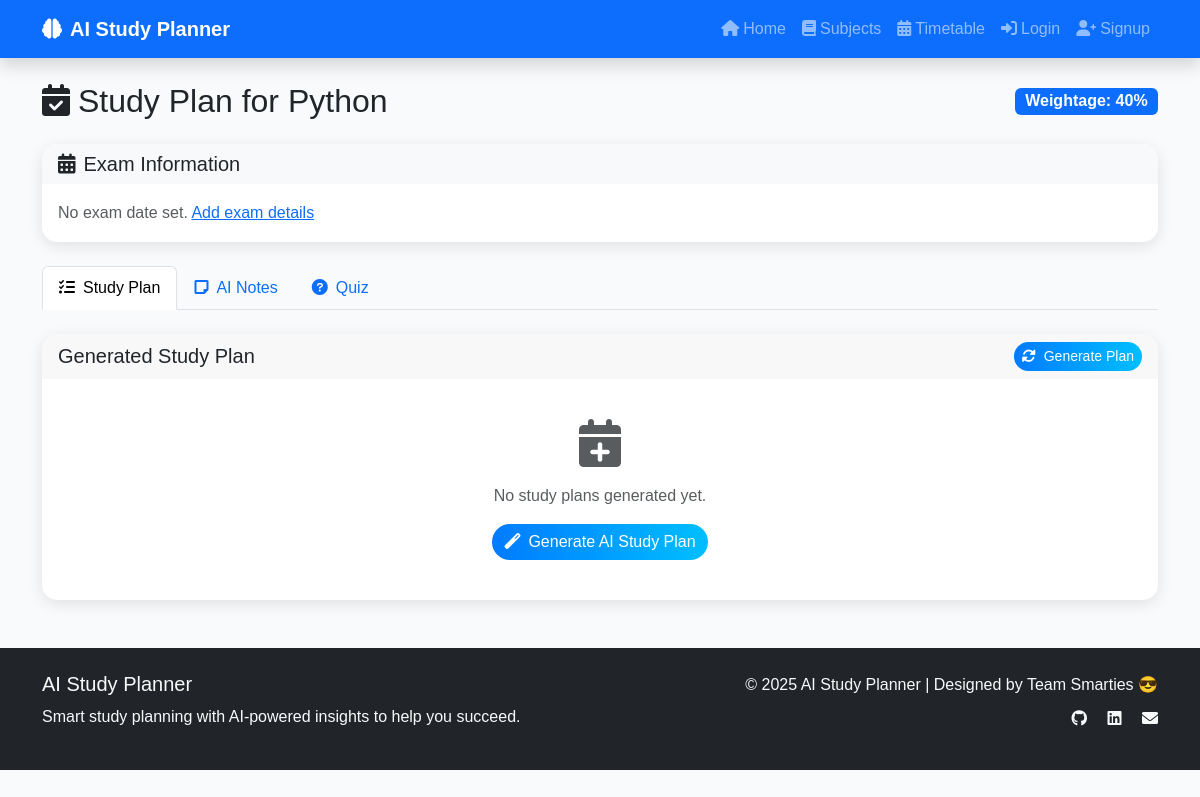
The app's page /studyplan/2/, older data.
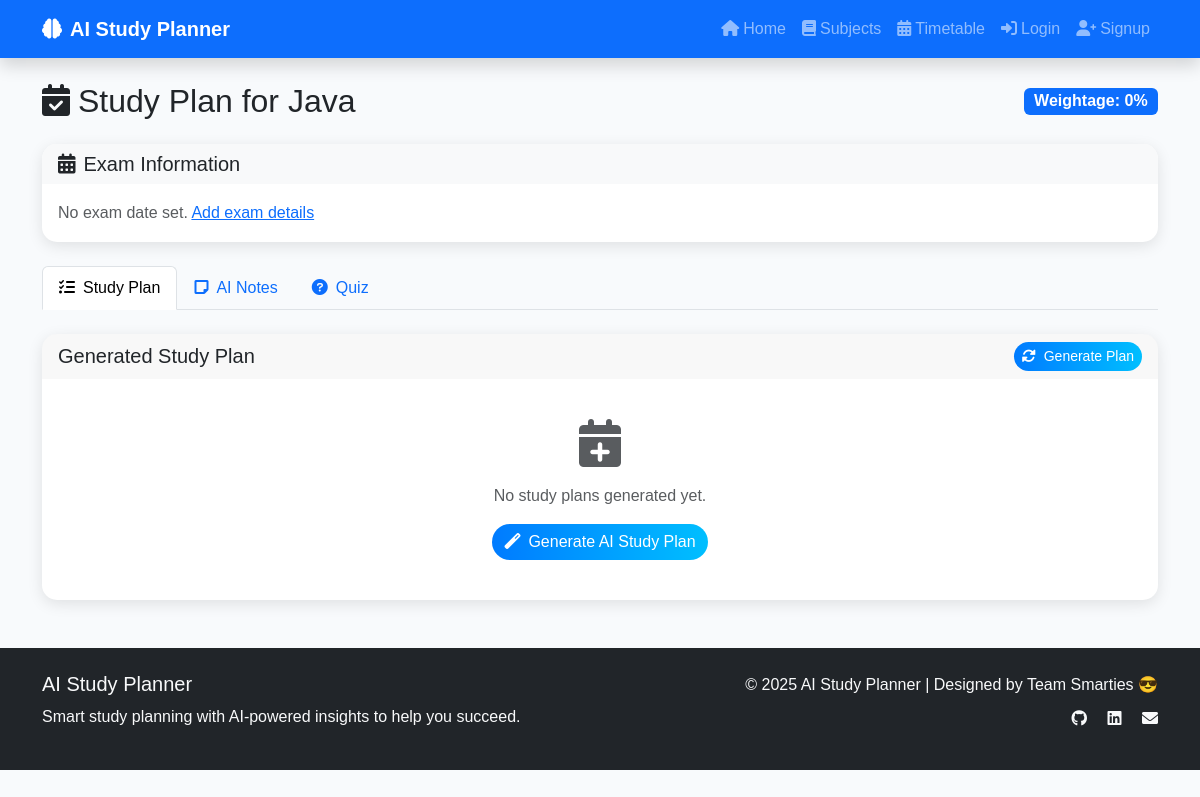
The same page, newer data.
### planner/models.py (models this page shows, shortened)
class Subject(models.Model):
    name = models.CharField(max_length=100, unique=True) # Added unique=True for clean data
    syllabus_file = models.FileField(upload_to='syllabus/', blank=True, null=True)
    weightage = models.IntegerField(default=0)

### planner/views.py (the view)
# urls.py: path('studyplan/<int:subject_id>/', views.study_plan_list, name='studyplan'),
def study_plan_list(request, subject_id):
    subject = get_object_or_404(Subject, id=subject_id)
    studyplans = StudyPlan.objects.filter(subject=subject)
    notes = Notes.objects.filter(subject=subject).order_by('-created_at')
    return render(request, 'planner/studyplan.html', {
        'subject': subject,
        'studyplans': studyplans,
        'notes': notes,
    })

### planner/templates/planner/studyplan.html (shortened to what this page needs)
{% extends 'planner/base.html' %}
{% block content %}
<div class="d-flex justify-content-between align-items-center mb-4">
  <h2 class="mb-0"><i class="fas fa-calendar-check me-2"></i>Study Plan for {{ subject.name }}</h2>
  <div>
    <span class="badge bg-primary fs-6">Weightage: {{ subject.weightage }}%</span>
  </div>
</div>
<div class="card mb-4">
  <div class="card-header bg-light">
    <h5 class="mb-0"><i class="fas fa-calendar-alt me-2"></i>Exam Information</h5>
  </div>
  <div class="card-body">
    {% if subject.exams.all %}
      {% for exam in subject.exams.all %}
        <div class="row">
          <div class="col-md-6">
            <p class="mb-1"><strong>Exam Date:</strong> {{ exam.exam_date|date:"F j, Y" }}</p>
          </div>
          <div class="col-md-6">
            <p class="mb-1"><strong>Total Marks:</strong> {{ exam.total_marks }}</p>
          </div>
        </div>
        {% if exam.marks_obtained %}
          <p class="mb-0"><strong>Marks Obtained:</strong> {{ exam.marks_obtained }}</p>
        {% endif %}
      {% endfor %}
    {% else %}
      <p class="text-muted mb-0">No exam date set. <a href="/admin/planner/exam/add/" target="_blank">Add exam details</a></p>
    {% endif %}
  </div>
</div>
<ul class="nav nav-tabs mb-4" id="studyTabs" role="tablist">
  <li class="nav-item" role="presentation">
    <button class="nav-link active" id="plan-tab" data-bs-toggle="tab" data-bs-target="#plan" type="button" role="tab">
      <i class="fas fa-list-check me-2"></i>Study Plan
    </button>
  </li>
  <li class="nav-item" role="presentation">
    <button class="nav-link" id="notes-tab" data-bs-toggle="tab" data-bs-target="#notes" type="button" role="tab">
      <i class="fas fa-sticky-note me-2"></i>AI Notes
    </button>
  </li>
  <li class="nav-item" role="presentation">
    <button class="nav-link" id="quiz-tab" data-bs-toggle="tab" data-bs-target="#quiz" type="button" role="tab">
      <i class="fas fa-question-circle me-2"></i>Quiz
    </button>
  </li>
</ul>
<div class="tab-content" id="studyTabsContent">
  <div class="tab-pane fade show active" id="plan" role="tabpanel">
    <div class="card">
      <div class="card-header d-flex justify-content-between align-items-center">
        <h5 class="mb-0">Generated Study Plan</h5>
        <form action="{% url 'generate_study_plan' subject.id %}" method="get" class="d-inline">
          <button type="submit" class="btn btn-primary btn-sm">
            <i class="fas fa-sync-alt me-2"></i>Generate Plan
          </button>
        </form>
      </div>
      <div class="card-body">
        {% if studyplans %}
          <div class="timeline">
            {% for plan in studyplans %}
              <div class="timeline-item">
                <div class="timeline-marker"></div>
                <div class="timeline-content">
                  <p class="mb-1">{{ plan.plan_text }}</p>
                  <small class="text-muted">{{ plan.created_at|date:"M j, Y" }}</small>
                </div>
              </div>
            {% endfor %}
          </div>
        {% else %}
          <div class="text-center py-4">
            <i class="fas fa-calendar-plus fa-3x text-muted mb-3"></i>
            <p class="text-muted">No study plans generated yet.</p>
            <form action="{% url 'generate_study_plan' subject.id %}" method="get" class="d-inline">
              <button type="submit" class="btn btn-primary">
                <i class="fas fa-magic me-2"></i>Generate AI Study Plan
              </button>
            </form>
          </div>
        {% endif %}
      </div>
    </div>
  </div>
</div>
{% endblock %}

### planner/templates/planner/base.html (shortened to what this page needs)
{% load static %}
<!DOCTYPE html>
<html lang="en">
<head>
  <link href="https://cdn.jsdelivr.net/npm/bootstrap@5.3.2/dist/css/bootstrap.min.css" rel="stylesheet">
  <link href="https://cdnjs.cloudflare.com/ajax/libs/font-awesome/6.0.0/css/all.min.css" rel="stylesheet">
  <link rel="stylesheet" href="{% static 'css/style.css' %}">
</head>
<body>
  <nav class="navbar navbar-expand-lg navbar-dark bg-primary shadow sticky-top">
    <div class="container">
      <a class="navbar-brand fw-bold" href="/">
        <i class="fas fa-brain me-2"></i>AI Study Planner
      </a>
      <div class="collapse navbar-collapse" id="navbarNav">
        <ul class="navbar-nav ms-auto">
          <li class="nav-item">
            <a class="nav-link" href="/"><i class="fas fa-home me-1"></i>Home</a>
          </li>
          <li class="nav-item">
            <a class="nav-link" href="/subjects/"><i class="fas fa-book me-1"></i>Subjects</a>
          </li>
          <li class="nav-item">
            <a class="nav-link" href="/timetable/"><i class="fas fa-calendar-alt me-1"></i>Timetable</a>
          </li>
          {% if user.is_authenticated %}
          <li class="nav-item dropdown">
            <a class="nav-link dropdown-toggle" href="#" id="profileDropdown" role="button" data-bs-toggle="dropdown" aria-expanded="false">
              <i class="fas fa-user-circle me-1"></i>{{ user.username }}
            </a>
            <ul class="dropdown-menu" aria-labelledby="profileDropdown">
              <li><a class="dropdown-item" href="#"><i class="fas fa-crown me-2"></i>Upgrade Plan</a></li>
              <li><a class="dropdown-item" href="#"><i class="fas fa-palette me-2"></i>Personalization</a></li>
              <li><a class="dropdown-item" href="{% url 'profile' %}"><i class="fas fa-cog me-2"></i>Settings</a></li>
              <li><a class="dropdown-item" href="#"><i class="fas fa-question-circle me-2"></i>Help</a></li>
              <li><hr class="dropdown-divider"></li>
              <li><a class="dropdown-item" href="{% url 'logout' %}"><i class="fas fa-sign-out-alt me-2"></i>Logout</a></li>
            </ul>
          </li>
          {% else %}
          <li class="nav-item">
            <a class="nav-link" href="{% url 'login' %}"><i class="fas fa-sign-in-alt me-1"></i>Login</a>
          </li>
          <li class="nav-item">
            <a class="nav-link" href="{% url 'signup' %}"><i class="fas fa-user-plus me-1"></i>Signup</a>
          </li>
          {% endif %}
        </ul>
      </div>
    </div>
  </nav>
  <div class="container mt-4">
    {% block content %}{% endblock %}
  </div>
  <footer class="bg-dark text-light mt-5 py-4">
    <div class="container">
      <div class="row">
        <div class="col-md-6">
          <h5>AI Study Planner</h5>
          <p>Smart study planning with AI-powered insights to help you succeed.</p>
        </div>
        <div class="col-md-6 text-md-end">
          <p class="mb-0">© 2025 AI Study Planner | Designed by Team Smarties 😎</p>
          <div class="mt-2">
            <a href="#" class="text-light me-3"><i class="fab fa-github"></i></a>
            <a href="#" class="text-light me-3"><i class="fab fa-linkedin"></i></a>
            <a href="#" class="text-light"><i class="fas fa-envelope"></i></a>
          </div>
        </div>
      </div>
    </div>
  </footer>
</body>
</html>

### planner/static/css/style.css (style rules this page uses)
body { background-color: #f8fafc; font-family: "Poppins", sans-serif; line-height: 1.6; }
.navbar { box-shadow: 0 2px 10px rgba(0,0,0,0.1); }
.card { border-radius: 15px; transition: all 0.3s ease; border: none; box-shadow: 0 4px 15px rgba(0,0,0,0.1); }
.card-header { border-radius: 15px 15px 0 0 !important; border: none; font-weight: 600; }
.btn { border-radius: 25px; font-weight: 500; transition: all 0.3s ease; }
.btn-primary { background: linear-gradient(90deg, #007bff, #00bfff); border: none; }
.badge { font-size: 0.75em; }
footer { margin-top: 4rem; }
footer a { transition: color 0.3s ease; }

Row changes from the older to the newer data that the page shows:
changed Subject: name "Python" → "Java"; weightage "40" → "0"
